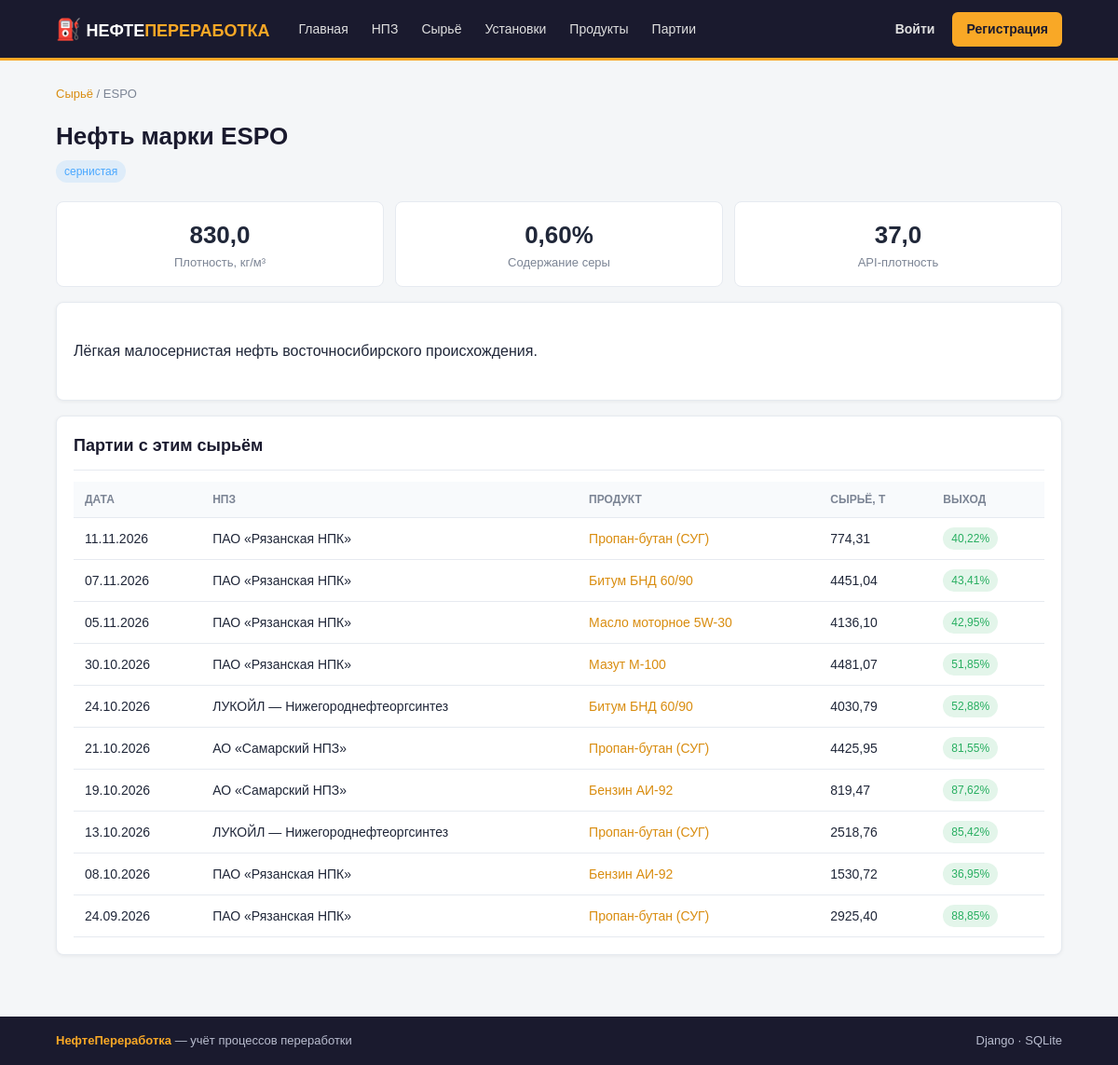
/crude/6/, run on the app's committed database.
### refining/models.py (models this page shows, shortened)
class CrudeOil(models.Model):
    name = models.CharField('Марка нефти', max_length=100, unique=True)
    density = models.DecimalField('Плотность, кг/м³', max_digits=7, decimal_places=1)
    sulfur = models.DecimalField('Содержание серы, %', max_digits=4, decimal_places=2)
    api_gravity = models.DecimalField('API-плотность', max_digits=5, decimal_places=1, blank=True, null=True)
    description = models.TextField('Описание', blank=True)
    class Meta:
        verbose_name = 'Марка нефти'
        verbose_name_plural = 'Марки сырой нефти'
        ordering = ['name']
    @property
    def quality_class(self):
        if self.sulfur <= 0.5:
            return 'малосернистая'
        if self.sulfur <= 1.5:
            return 'сернистая'
        return 'высокосернистая'

class ProductionBatch(models.Model):
    refinery = models.ForeignKey(
        Refinery, on_delete=models.CASCADE, related_name='batches', verbose_name='НПЗ'
    )
    crude_oil = models.ForeignKey(
        CrudeOil, on_delete=models.PROTECT, related_name='batches', verbose_name='Марка нефти'
    )
    unit = models.ForeignKey(
        ProcessUnit, on_delete=models.PROTECT, related_name='batches', verbose_name='Установка'
    )
    product = models.ForeignKey(
        Product, on_delete=models.PROTECT, related_name='batches', verbose_name='Продукт'
    )
    input_volume = models.DecimalField(
        'Объём сырья, тонн', max_digits=12, decimal_places=2
    )
    output_volume = models.DecimalField(
        'Объём продукта, тонн', max_digits=12, decimal_places=2
    )
    produced_at = models.DateField('Дата переработки')
    created_by = models.ForeignKey(
        settings.AUTH_USER_MODEL,
        on_delete=models.SET_NULL,
        null=True,
        blank=True,
        related_name='batches',
        verbose_name='Добавил',
    )
    notes = models.TextField('Примечание', blank=True)
    created_at = models.DateTimeField('Создано', auto_now_add=True)
    class Meta:
        verbose_name = 'Партия переработки'
        verbose_name_plural = 'Партии переработки'
        ordering = ['-produced_at', '-created_at']
    def get_absolute_url(self):
        return reverse('refining:batch_detail', args=[self.pk])
    @property
    def yield_percent(self):
        if self.input_volume and self.input_volume > 0:
            return round(float(self.output_volume) / float(self.input_volume) * 100, 2)
        return 0

class Refinery(models.Model):
    name = models.CharField('Название', max_length=150, unique=True)
    location = models.CharField('Местоположение', max_length=150)
    capacity = models.PositiveIntegerField(
        'Мощность, млн тонн/год', help_text='Проектная мощность по переработке сырой нефти'
    )
    founded = models.PositiveSmallIntegerField('Год пуска', null=True, blank=True)
    description = models.TextField('Описание', blank=True)
    class Meta:
        verbose_name = 'НПЗ'
        verbose_name_plural = 'Нефтеперерабатывающие заводы'
        ordering = ['name']

class Product(models.Model):
    CATEGORY_CHOICES = [
        ('FUEL', 'Моторное топливо'),
        ('DIESEL', 'Дизельное топливо'),
        ('JET', 'Авиационный керосин'),
        ('FUEL_OIL', 'Топочный мазут'),
        ('LUBE', 'Смазочные материалы'),
        ('BITUMEN', 'Битум'),
        ('PETROCHEM', 'Нефтехимия'),
        ('GAS', 'Сжиженные газы'),
    ]
    name = models.CharField('Название продукта', max_length=150, unique=True)
    category = models.CharField('Категория', max_length=12, choices=CATEGORY_CHOICES)
    density = models.DecimalField(
        'Плотность, кг/м³', max_digits=7, decimal_places=1, blank=True, null=True
    )
    description = models.TextField('Описание', blank=True)
    class Meta:
        verbose_name = 'Нефтепродукт'
        verbose_name_plural = 'Нефтепродукты'
        ordering = ['name']

### refining/views.py (the view)
# urls.py: path('crude/<int:pk>/', views.CrudeOilDetailView.as_view(), name='crudeoil_detail'),
class CrudeOilDetailView(DetailView):
    model = CrudeOil
    template_name = 'refining/crudeoil_detail.html'
    context_object_name = 'crude'
    def get_context_data(self, **kwargs):
        ctx = super().get_context_data(**kwargs)
        ctx['batches'] = self.object.batches.select_related(
            'refinery', 'product'
        )[:10]
        return ctx

### templates/refining/crudeoil_detail.html (shortened to what this page needs)
{% extends 'refining/base.html' %}
{% block content %}
<nav class="breadcrumbs"><a href="{% url 'refining:crudeoil_list' %}">Сырьё</a> / {{ crude.name }}</nav>
<div class="page-header">
    <div>
        <h1>Нефть марки {{ crude.name }}</h1>
        <p class="muted"><span class="badge badge-blue">{{ crude.quality_class }}</span></p>
    </div>
</div>
<div class="stats-grid compact">
    <div class="stat-card"><div class="stat-value">{{ crude.density }}</div><div class="stat-label">Плотность, кг/м³</div></div>
    <div class="stat-card"><div class="stat-value">{{ crude.sulfur }}%</div><div class="stat-label">Содержание серы</div></div>
    <div class="stat-card"><div class="stat-value">{{ crude.api_gravity|default:"—" }}</div><div class="stat-label">API-плотность</div></div>
</div>
{% if crude.description %}
<section class="card"><div class="card-body"><p>{{ crude.description|linebreaks }}</p></div></section>
{% endif %}
<section class="card">
    <div class="card-header"><h2>Партии с этим сырьём</h2></div>
    <div class="table-wrap">
        <table class="table">
            <thead><tr><th>Дата</th><th>НПЗ</th><th>Продукт</th><th>Сырьё, т</th><th>Выход</th></tr></thead>
            <tbody>
                {% for b in batches %}
                <tr><td>{{ b.produced_at|date:"d.m.Y" }}</td><td>{{ b.refinery.name }}</td><td><a href="{{ b.get_absolute_url }}">{{ b.product.name }}</a></td><td>{{ b.input_volume|floatformat:2 }}</td><td><span class="badge badge-green">{{ b.yield_percent|floatformat:2 }}%</span></td></tr>
                {% empty %}
                <tr><td colspan="5" class="muted">Партий пока нет.</td></tr>
                {% endfor %}
            </tbody>
        </table>
    </div>
</section>
{% endblock %}

### templates/refining/base.html (style rules this page uses)
body { font-family: Arial, sans-serif; margin: 0; background: #f4f6f8; color: #202739; line-height: 1.5; }
a { color: #d98d10; text-decoration: none; }
.page-header { display: flex; justify-content: space-between; align-items: center; gap: 14px; margin-bottom: 20px; flex-wrap: wrap; }
h1 { font-size: 26px; margin: 0 0 6px; color: #1a1a2e; }
h2 { font-size: 18px; margin: 0 0 12px; color: #1a1a2e; }
.muted { color: #7b8494; font-size: 14px; margin: 0; }
.card { background: #fff; border: 1px solid #e6eaf0; border-radius: 8px; padding: 18px; margin-bottom: 16px; box-shadow: 0 1px 4px rgba(0,0,0,.06); }
.card-header { display: flex; justify-content: space-between; align-items: center; padding-bottom: 12px; border-bottom: 1px solid #e6eaf0; margin-bottom: 12px; }
.card-header h2 { margin: 0; }
.card-body { padding: 6px 0; }
.stats-grid { display: grid; grid-template-columns: repeat(4, 1fr); gap: 12px; margin-bottom: 16px; }
.stats-grid.compact { grid-template-columns: repeat(3, 1fr); }
.stat-card { background: #fff; border: 1px solid #e6eaf0; border-radius: 8px; padding: 16px; text-align: center; }
.stat-value { font-size: 26px; font-weight: bold; }
.stat-label { color: #7b8494; font-size: 13px; }
.table-wrap { overflow-x: auto; }
table { width: 100%; border-collapse: collapse; font-size: 14px; }
th { text-align: left; padding: 10px 12px; background: #f8fafc; color: #7b8494; font-size: 12px; text-transform: uppercase; border-bottom: 1px solid #e6eaf0; }
td { padding: 10px 12px; border-bottom: 1px solid #e6eaf0; }
.badge { display: inline-block; padding: 3px 9px; border-radius: 999px; font-size: 12px; }
.badge-green { background: rgba(39,174,96,.13); color: #27ae60; }
.badge-blue { background: rgba(74,168,255,.13); color: #4aa8ff; }
.breadcrumbs { color: #7b8494; font-size: 13px; margin-bottom: 16px; }

### data on the page
CrudeOil: name "ESPO", quality_class "сернистая", density "830,0", sulfur "0,60", api_gravity "37,0", description "Лёгкая малосернистая нефть восточносибирского происхождения."
ProductionBatch: produced_at "11.11.2026", refinery.name "ПАО «Рязанская НПК»", product.name "Пропан-бутан (СУГ)", input_volume "774,31", yield_percent "40,22"
ProductionBatch: produced_at "07.11.2026", refinery.name "ПАО «Рязанская НПК»", product.name "Битум БНД 60/90", input_volume "4451,04", yield_percent "43,41"
ProductionBatch: produced_at "05.11.2026", refinery.name "ПАО «Рязанская НПК»", product.name "Масло моторное 5W-30", input_volume "4136,10", yield_percent "42,95"
ProductionBatch: produced_at "30.10.2026", refinery.name "ПАО «Рязанская НПК»", product.name "Мазут М-100", input_volume "4481,07", yield_percent "51,85"
ProductionBatch: produced_at "24.10.2026", refinery.name "ЛУКОЙЛ — Нижегороднефтеоргсинтез", product.name "Битум БНД 60/90", input_volume "4030,79", yield_percent "52,88"
ProductionBatch: produced_at "21.10.2026", refinery.name "АО «Самарский НПЗ»", product.name "Пропан-бутан (СУГ)", input_volume "4425,95", yield_percent "81,55"
ProductionBatch: produced_at "19.10.2026", refinery.name "АО «Самарский НПЗ»", product.name "Бензин АИ-92", input_volume "819,47", yield_percent "87,62"
ProductionBatch: produced_at "13.10.2026", refinery.name "ЛУКОЙЛ — Нижегороднефтеоргсинтез", product.name "Пропан-бутан (СУГ)", input_volume "2518,76", yield_percent "85,42"
ProductionBatch: produced_at "08.10.2026", refinery.name "ПАО «Рязанская НПК»", product.name "Бензин АИ-92", input_volume "1530,72", yield_percent "36,95"
ProductionBatch: produced_at "24.09.2026", refinery.name "ПАО «Рязанская НПК»", product.name "Пропан-бутан (СУГ)", input_volume "2925,40", yield_percent "88,85"
